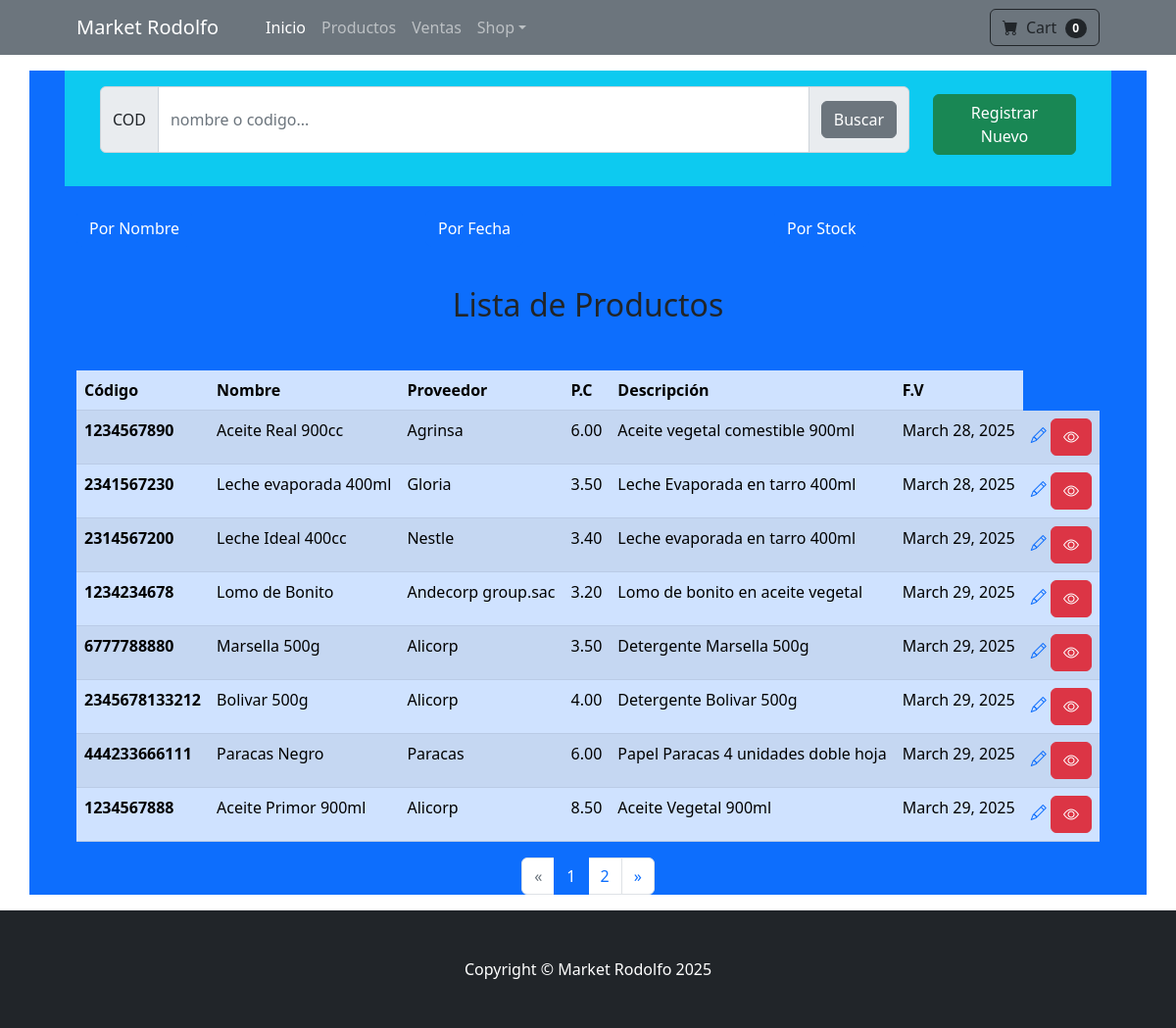
Screenshot of /producto/lista/?order=date with the database file from the repository.
### applications/producto/models.py (models this page shows, shortened)
class Product(TimeStampedModel):
    UNIT_CHOICES = (
        ('0', 'Kilogramos'),
        ('1', 'Litros'),
        ('2', 'Unidades'),
    )
    category=models.ForeignKey(Category, on_delete=models.CASCADE, default=1)
    barcode=models.CharField(max_length=13, unique=True)
    name=models.CharField('Nombre', max_length=40)
    slug=models.SlugField(max_length=50, unique=True, blank=True)
    provider=models.ForeignKey(Provider, on_delete=models.CASCADE)
    marca=models.ForeignKey(Marca, on_delete=models.CASCADE)
    due_date=models.DateField('fecha de vencimiento', blank=True, null=True)
    description=models.TextField('Descripcion del Producto', blank=True)
    unit=models.CharField('unidad de medida', max_length=1, choices=UNIT_CHOICES)
    count=models.PositiveIntegerField('Cantidad en Almacén', default=0)
    purchase_price=models.DecimalField('Precio de Compra', max_digits=7, decimal_places=2)
    sale_price=models.DecimalField('Precio de Venta', max_digits=7, decimal_places=2)
    num_sale=models.PositiveIntegerField('Numero de Ventas', default=0)
    anulate=models.BooleanField('Eliminado', default=False)
    objects=ProductManager()
    class Meta:
        verbose_name='Producto'
        verbose_name_plural='Productos'

class Provider(TimeStampedModel):
    name=models.CharField('Razon Social', max_length=100)
    email=models.EmailField(blank=True, null=True)
    phone=models.CharField('telefono', max_length=40, blank=True)
    web=models.URLField('sitio web', blank=True)
    class Meta:
        verbose_name='Proveedor'
        verbose_name_plural='Proveedores'
    def __str__(self):
        return self.name

### applications/producto/views.py (the view)
# urls.py: path('producto/lista/', views.ProductListView.as_view(), name='producto-lista'),
class ProductListView(ListView):
    template_name="producto/lista.html"
    context_object_name='productos'
    paginate_by=8
    def get_queryset(self):
        kword=self.request.GET.get("kword", '')
        order=self.request.GET.get("order", '')
        queryset=Product.objects.buscar_producto(kword, order)
        return queryset

### applications/producto/managers.py (called while the page is built)
    def buscar_producto(self, kword, order):
        consulta = self.filter(
            Q(name__icontains=kword) | Q(category__name__icontains=kword) | Q(barcode=kword)| Q(barcode=kword)
        )
        if order == 'date':
            return consulta.order_by('created')
        elif order == 'name':
            return consulta.order_by('name')
        elif order == 'stock':
            return consulta.order_by('count')
        else:
            return consulta.order_by('-created')

### templates/producto/lista.html (shortened to what this page needs)
{% extends 'base.html' %}
{% load static %}
{% block content %}
    <div class="container px-4 px-lg-5 bg-primary">
        <div class="bg-info mt-3 mb-3 px-4 row">
            <form class="col-10 mt-3 mb-3" method="GET" >
                <div class="input-group">
                  <span class="input-group-text">COD</span>
                  <input class="form-control" type="text" id="kword" name="kword" placeholder="nombre o codigo...">
                  <div class="input-group-text">
                    <input type="submit" class="btn btn-secondary mb-2 mt-2" value="Buscar">
                  </div>
                </div>
            </form>
            <div class="col-2 mt-4 mb-3">
              <a href="{% url 'producto_app:producto-add' %}" class="btn btn-success mb-3">Registrar Nuevo</a>
            </div>
        </div>
            <div class="row mt-4">
                <div class="col">
                  <a href="?order=name">
                    <span class="btn btn-primary mb-3">Por Nombre</span>
                  </a>
                </div>
                <div class="col">
                  <a href="?order=date">
                    <span class="btn btn-primary mb-3">Por Fecha</span>
                  </a>
                </div>
                <div class="col">
                  <a href="?order=stock">
                    <span class="btn btn-primary mb-3">Por Stock</span>
                  </a>
                </div>
              </div>
        <h2 class="mb-4 text-center mt-4">Lista de Productos</h2>
        <table class="table table-striped table-primary mt-5">
            <thead>
                <tr>
                <th scope="col">Código</th>
                <th scope="col">Nombre</th>
                <th scope="col">Proveedor</th>
                <th scope="col">P.C</th>
                <th scope="col">Descripción</th>
                <th scope="col">F.V</th>
                </tr>
            </thead>
            <tbody>
                {% for product in productos %}
                    <tr>
                        <th scope="row">{{product.barcode}}</th>
                        <td>{{product.name}}</td>
                        <td>{{product.provider}}</td>
                        <td>{{product.purchase_price}}</td>
                        <td>{{product.description}}</td>
                        <td>{{product.due_date}}</td>
                        <td>
                          {% if product.id %}
                            <a href="{% url 'producto_app:producto-update' product.id %}" class="bt btn-success"><i class="bi bi-pencil"></i></a>
                          {% else %}
                          <a href="{% url 'producto_app:producto-add' %}" class="btn btn-success mb-3">Registrar Nuevo</a>
                          {% endif %}
                          {% if product.id %}
                          <a href="{% url 'producto_app:producto-detail' product.id %}" class="btn btn-danger"><i class="bi bi-eye"></i></a>
                          {% else %}
                          <a href="{% url 'producto_app:producto-add' %}" class="btn btn-success mb-3">Registrar Nuevo</a>
                          {% endif %}
                        </td>
                    </tr>
                {% endfor %}
            </tbody>
        </table>
        {% if is_paginated %}
          <nav aria-label="Page navigation">
            <ul class="pagination justify-content-center">
              {% if page_obj.has_previous %}
                <li class="page-item ">
                  <a class="page-link" href="?page={{ page_obj.previous_page_number }}">&laquo;</a>
                </li>
              {% else %}
                <li class="page-item disabled">
                  <a class="page-link" href="#" tabindex="-1">&laquo;</a>
                </li>
              {% endif %}
              {% for i in paginator.page_range %}
                <li class="page-item {% if page_obj.number == i %}active{% endif %}">
                <a class="page-link" href="?page={{ i }}">{{ i }}</a>
                </li>
              {% endfor %}
              {% if page_obj.has_next %}
                <li class="page-item ">
                  <a class="page-link" href="?page={{ page_obj.next_page_number }}">&raquo;</a>
                </li>
              {% else %}
                <li class="page-item disabled">
                  <a class="page-link" href="#" tabindex="-1">&raquo;</a>
                </li>
              {% endif %}
            </ul>
          </nav>
        {% endif %}
    </div>
{% endblock %}

### rows the page displays
Product: barcode "1234567890", name "Aceite Real 900cc", provider "Agrinsa", purchase_price "6.00", description "Aceite vegetal comestible 900ml", due_date "March 28, 2025"
Product: barcode "2341567230", name "Leche evaporada 400ml", provider "Gloria", purchase_price "3.50", description "Leche Evaporada en tarro 400ml", due_date "March 28, 2025"
Product: barcode "2314567200", name "Leche Ideal 400cc", provider "Nestle", purchase_price "3.40", description "Leche evaporada en tarro 400ml", due_date "March 29, 2025"
Product: barcode "1234234678", name "Lomo de Bonito", provider "Andecorp group.sac", purchase_price "3.20", description "Lomo de bonito en aceite vegetal", due_date "March 29, 2025"
Product: barcode "6777788880", name "Marsella 500g", provider "Alicorp", purchase_price "3.50", description "Detergente Marsella 500g", due_date "March 29, 2025"
Product: barcode "2345678133212", name "Bolivar 500g", provider "Alicorp", purchase_price "4.00", description "Detergente Bolivar 500g", due_date "March 29, 2025"
Product: barcode "444233666111", name "Paracas Negro", provider "Paracas", purchase_price "6.00", description "Papel Paracas 4 unidades doble hoja", due_date "March 29, 2025"
Product: barcode "1234567888", name "Aceite Primor 900ml", provider "Alicorp", purchase_price "8.50", description "Aceite Vegetal 900ml", due_date "March 29, 2025"

### other values shown
{{ i }} "1" "2"
